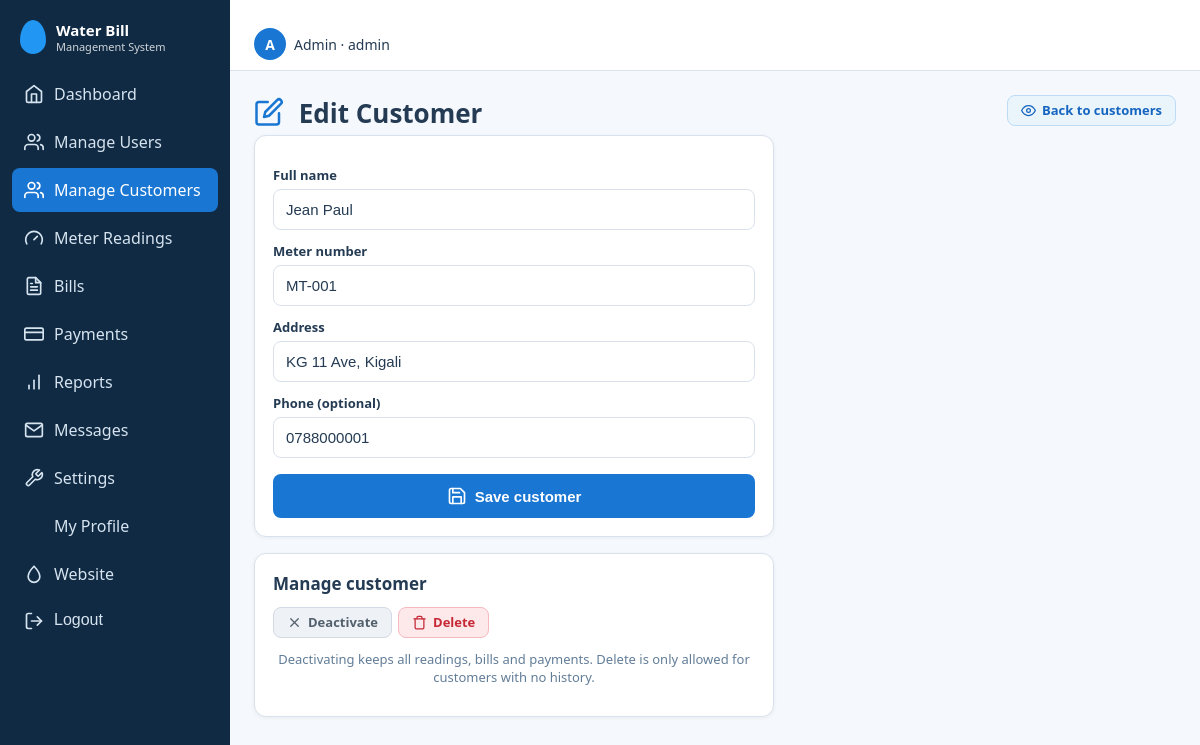
Page /index.php?r=customers/edit&id=1 (signed in) on the committed database.
### tables this page shows
CREATE TABLE customers (
  customer_id INT UNSIGNED NOT NULL AUTO_INCREMENT,
  user_id     INT UNSIGNED NULL,                     
  full_name   VARCHAR(120) NOT NULL,
  meter_no    VARCHAR(30)  NOT NULL,
  address     VARCHAR(255) NOT NULL,
  phone       VARCHAR(25)  NULL,
  is_active   TINYINT(1) NOT NULL DEFAULT 1,         
  created_at  TIMESTAMP NOT NULL DEFAULT CURRENT_TIMESTAMP,
  updated_at  TIMESTAMP NOT NULL DEFAULT CURRENT_TIMESTAMP ON UPDATE CURRENT_TIMESTAMP,
  PRIMARY KEY (customer_id),
  UNIQUE KEY uq_customers_user (user_id),
  UNIQUE KEY uq_customers_meter (meter_no),
  KEY idx_customers_name (full_name)
);

### app/core/Controller.php (called while the page is built, shortened)
<?php
abstract class Controller {
    protected function view(string $__view, array $__data = []): void {
        $__layout = APP_ROOT . '/app/views/layout/' . ($__data['layout'] ?? (user() ? 'app' : 'auth')) . '.php';
        $u = user(); $title = $__data['title'] ?? 'Water Bill';
        extract($__data, EXTR_SKIP);
        require $__layout;
    }
}

### app/controllers/CustomerController.php (called while the page is built, shortened)
<?php
class CustomerController extends Controller {
    function edit() { $this->need('admin', 'staff'); $c = Customer::find((int)($_GET['id'] ?? 0)); if (!$c) { http_response_code(404); exit('Not found'); } $this->form($c, []); }
    private function form(?array $c, array $errors) { $this->view('customers/form', ['title' => ($c && isset($c['customer_id']) ? 'Edit' : 'Register') . ' Customer', 'c' => $c ?? [], 'errors' => $errors]); }
}

### public/index.php (called while the page is built, shortened)
<?php
require __DIR__ . '/../app/helpers/core.php';
$r = trim((string)($_GET['r'] ?? (user() ? 'dashboard/index' : 'home/index')), '/');
[$c, $a] = array_pad(explode('/', $r, 2), 2, 'index');
try {
    (new $cls)->$a();
} catch (Throwable $t) { error_log((string)$t); http_response_code(500); (new ErrorController)->failure(); }

### app/config/database.php (called while the page is built)
<?php
function db(): PDO {
    static $pdo = null;
    if ($pdo) return $pdo;
    $f = __DIR__ . '/database.local.php';
    $c = is_file($f) ? require $f : ['host'=>'127.0.0.1','name'=>'water_bill_management','user'=>'root','pass'=>''];
    try {
        $pdo = new PDO("mysql:host={$c['host']};dbname={$c['name']};charset=utf8mb4", $c['user'], $c['pass'], [
            PDO::ATTR_ERRMODE => PDO::ERRMODE_EXCEPTION,
            PDO::ATTR_DEFAULT_FETCH_MODE => PDO::FETCH_ASSOC,
            PDO::ATTR_EMULATE_PREPARES => false,
        ]);
    } catch (PDOException $e) {
        error_log($e->getMessage());
        http_response_code(500);
        exit('Database connection failed. Check app/config/database.php');
    }
    return $pdo;
}

### app/core/Model.php (called while the page is built, shortened)
<?php
abstract class Model {
    public static function q(string $sql, array $p = []): PDOStatement { $s = db()->prepare($sql); $s->execute($p); return $s; }
}

### app/models/Customer.php (called while the page is built, shortened)
<?php
class Customer extends Model {
    static function find(int $id): ?array { return self::q('SELECT * FROM customers WHERE customer_id=?', [$id])->fetch() ?: null; }
}

### app/views/customers/form.php (the view)
<?php $edit = !empty($c['customer_id']); ?><div class="head"><h1><?= icon($edit ? 'edit' : 'plus') ?> <?= e($title) ?></h1><?= act_link('view', 'Back to customers', url('customers/index')) ?></div>
<div class="panel narrow"><?php foreach ($errors as $x): ?><div class="alert error" role="alert"><?= e($x) ?></div><?php endforeach; ?>
<form method="post" action="<?= url('customers/save') ?>" data-validate><?= csrf_field() ?><input type="hidden" name="id" value="<?= $edit ? (int)$c['customer_id'] : '' ?>">
<label for="n">Full name</label><input id="n" name="full_name" required maxlength="120" value="<?= e($c['full_name'] ?? '') ?>">
<label for="mn">Meter number</label><input id="mn" name="meter_no" required pattern="[A-Za-z0-9-]{3,30}" value="<?= e($c['meter_no'] ?? '') ?>">
<label for="a">Address</label><input id="a" name="address" required maxlength="255" value="<?= e($c['address'] ?? '') ?>">
<label for="ph">Phone (optional)</label><input id="ph" name="phone" value="<?= e($c['phone'] ?? '') ?>"><button class="btn"><?= icon('save') ?>Save customer</button></form></div>
<?php if ($edit): ?><div class="panel narrow"><h2>Manage customer</h2><div class="acts2"><?= act_form('warn', 'Deactivate', 'customers/deactivate', ['id' => $c['customer_id']], 'Deactivate this customer? Billing history is kept.') ?>
<?php if ($u['role'] === 'admin'): ?><?= act_form('del', 'Delete', 'customers/delete', ['id' => $c['customer_id']], 'Delete permanently? Only possible when there is no reading or bill history.') ?><?php endif; ?></div>
<p class="muted small">Deactivating keeps all readings, bills and payments. Delete is only allowed for customers with no history.</p></div><?php endif; ?>

### public/assets/css/style.css (style rules this page uses)
:root { --primary:#1976D2;--navy:#102A43;--sec:#2196F3;--light:#EAF4FB;--bg:#F5F8FC;--text:#243B53;--muted:#627D98;--ok:#2EAD68;--warn:#F59E0B;--err:#DC3545;--border:#D9E2EC }
* { box-sizing:border-box }
body { margin:0;font-family:Segoe UI,Roboto,Arial,sans-serif;background:var(--bg);color:var(--text);overflow-x:hidden }
h1 { margin:0 0 4px;font-size:26px }
h2 { font-size:17px;margin:0 0 12px }
.muted { color:var(--muted) }
.panel { background:#fff;border:1px solid var(--border);border-radius:12px;padding:18px;box-shadow:0 1px 4px rgba(16,42,67,.06);margin-bottom:16px }
label { display:block;font-size:13px;font-weight:600;margin:12px 0 5px }
input,select { width:100%;padding:11px 12px;border:1px solid var(--border);border-radius:8px;font-size:15px;color:var(--text) }
.btn { background:var(--primary);color:#fff;border:0;border-radius:8px;padding:12px 18px;font-size:15px;font-weight:600;cursor:pointer;width:100%;margin-top:16px }
.head { display:flex;justify-content:space-between;align-items:flex-start;gap:12px;flex-wrap:wrap }
.narrow { max-width:520px }
html { scroll-behavior:smooth }
.small { font-size:13px;text-align:center;margin:12px 0 }
.acts2 { display:flex;gap:8px;align-items:center;flex-wrap:wrap }
.acts2 { display:flex;gap:6px;flex-wrap:wrap;align-items:center }

### rows in the picture
customers: full_name "Jean Paul", meter_no "MT-001", address "KG 11 Ave, Kigali", phone "0788000001"

### other values in the picture
$n1 "Water Bill"
$n2 "Management System"
$l "Dashboard"
$l "Manage Users"
$l "Manage Customers"
$l "Meter Readings"
$l "Bills"
$l "Payments"
$l "Reports"
$l "Messages"
$l "Settings"
$l "My Profile"
$u['username'][0] "A"
$u['role'] "Admin"
$u['username'] "admin"
